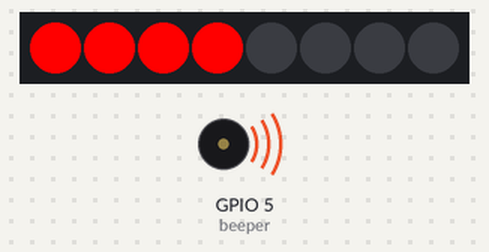
A program run on a simulated ESP32 board running MicroPython. Shown: 8 RGB LEDs in strip order, left to right, buzzer (waves = sounding). Threads take turns every 2 ms.

Above: at 0.01 s.
At 45.15 s:
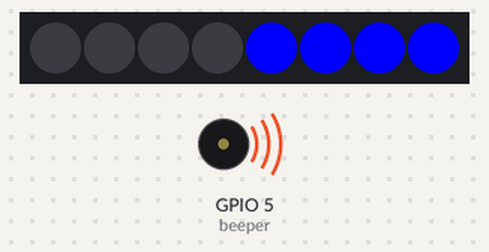
Timing chart, 0 to 130.0 s (numbered marks = the images above):
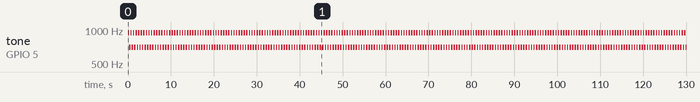

Measured:
- by itself, tone on GPIO 5 (beeper): alternates 950 Hz for 0.30 s and 700 Hz for 0.30 s

The program:

ders12_1.py
```python
"""
neopixel baglantisi
PIXEL  ESP32
GND  - G
DIN  - 4
4-7V - 3V3

"""
import neopixel
import utime
#import machine
from machine import Pin
led_sayisi=8
np = neopixel.NeoPixel(Pin(4) , led_sayisi)
#buzzer kullanimi icin
# PIN5  - BUZZER +
# GND   - BUZZER -
from machine import PWM
buzzer_pin=5
beeper=PWM(Pin(buzzer_pin))

#BUZZER TEST
#beeper.freq(500)
#beeper.duty(512)
#utime.sleep(1)
#beeper.deinit()


"""
np[0]= (255,0,0) #renk sayisi 255*255*255 kadardır, sıralama Red, Green, Blue
np[1]= (0,255,0)
np[2]= (0,0,255)
np[3]= (23,210,230)
np.write()
"""

def Clear():
    for n in range( led_sayisi ):
        np[n]= (0,0,0)
    np.write()

def Polis():
    while True:
        for j in range(3):
            for i in range(4):
                np[i]= (255,0,0)
            np.write()
            #
            utime.sleep(0.05)
            Clear()
            utime.sleep(0.05)
            #

        for j in range(3):
            for i in range(4,8):
                np[i]= (0,0,255)
            np.write()
            #
            utime.sleep(0.05)
            Clear()
            utime.sleep(0.05)
            #

#MULTITASKING coklu gorev yonetimi
import _thread
_thread.start_new_thread (Polis,())

#program calistigi surece
try:
    while True:
        #Polis()
        #print("merhaba")
        beeper.duty(512)#0...1023
        beeper.freq(950)
        utime.sleep(0.3)
        beeper.freq(700)
        utime.sleep(0.3)
#program herhangi bir sebeple durduğunda
except:
    beeper.deinit()#buzzeri kapat
    Clear()#neopixel ledleri sondur

            
```
